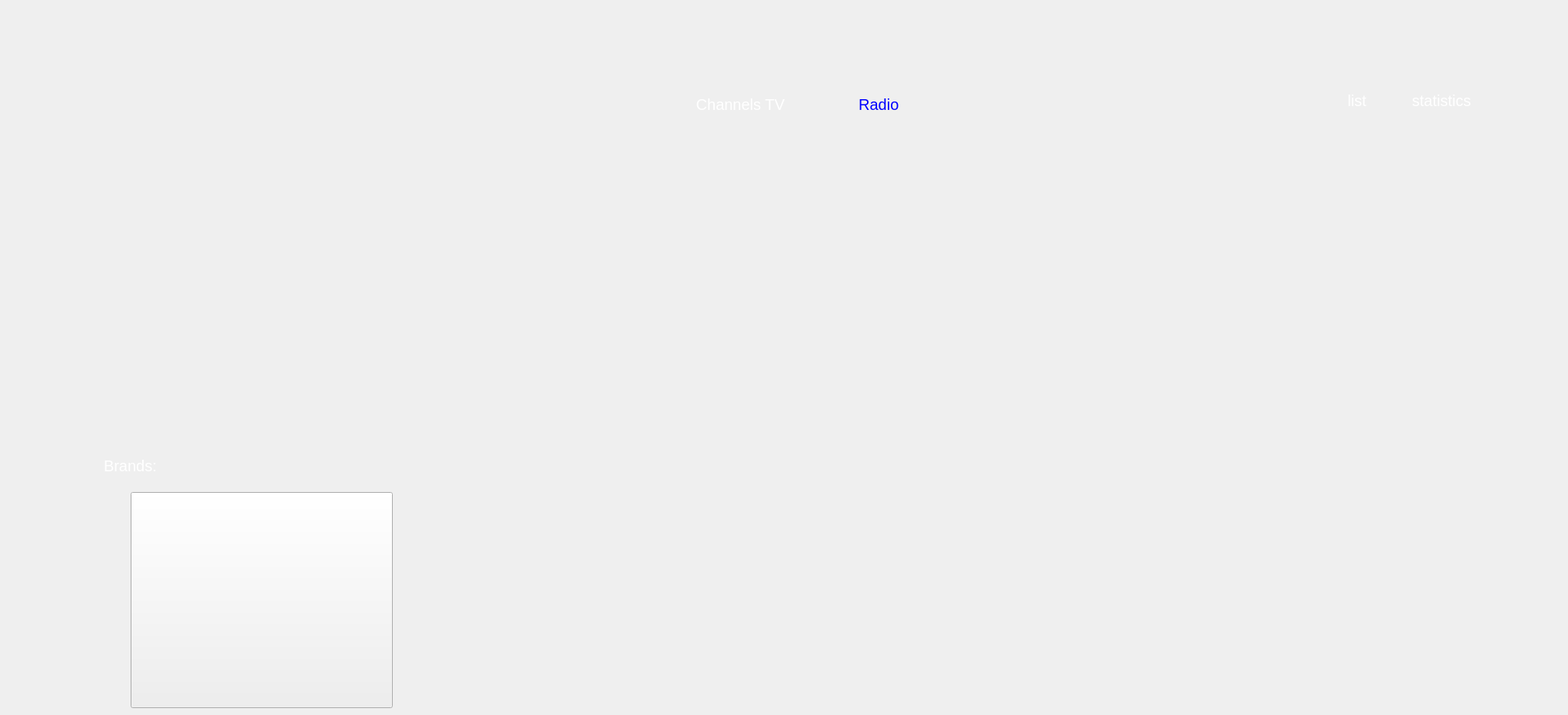
   <widget class="QWidget" name="Radio">
    <widget class="QPushButton" name="statisticsM_2">
     <property name="geometry">
      <rect>
       <x>1790</x>
       <y>90</y>
       <width>151</width>
       <height>81</height>
      </rect>
     </property>
     <property name="styleSheet">
      <string notr="true">    #statisticsM_2{color: white;
    font-family: Ms Shell Dlg;
    font-size: 20px; 
 
    /*text-transform: uppercase; /* Transformation du texte en majuscules */
	padding-left: 20px;
background:transparent;
border:transparent;}
#statisticsM_2:hover {
   text-decoration: underline;
}

</string>
     </property>
     <property name="text">
      <string>statistics</string>
     </property>
     <property name="icon">
      <iconset theme="a">
       <normaloff>../../ProjetCpp-Amira/2a22-smart-tv-dream-team/test/test</normaloff>../../ProjetCpp-Amira/2a22-smart-tv-dream-team/test/test</iconset>
     </property>
    </widget>
    <widget class="QPushButton" name="listM_2">
     <property name="geometry">
      <rect>
       <x>1680</x>
       <y>90</y>
       <width>151</width>
       <height>81</height>
      </rect>
     </property>
     <property name="styleSheet">
      <string notr="true">    #listM_2{color: white;
    font-family: Ms Shell Dlg;
    font-size: 20px; 
 
    /*text-transform: uppercase; /* Transformation du texte en majuscules */
	padding-left: 20px;
background:transparent;
border:transparent;}
#listM_2:hover {
   text-decoration: underline;
}

</string>
     </property>
     <property name="text">
      <string>list</string>
     </property>
     <property name="icon">
      <iconset theme="a">
       <normaloff>../../ProjetCpp-Amira/2a22-smart-tv-dream-team/test/test</normaloff>../../ProjetCpp-Amira/2a22-smart-tv-dream-team/test/test</iconset>
     </property>
    </widget>
    <widget class="QPushButton" name="tvM_2">
     <property name="geometry">
      <rect>
       <x>830</x>
       <y>110</y>
       <width>241</width>
       <height>51</height>
      </rect>
     </property>
     <property name="styleSheet">
      <string notr="true">    #tvM_2{color: white;
    font-family: Ms Shell Dlg;
    font-size: 20px; 
 
    /*text-transform: uppercase; /* Transformation du texte en majuscules */
	padding-left: 20px;
background:transparent;
border:transparent;}
#tvM_2:hover {
   text-decoration: underline;
}
</string>
     </property>
     <property name="text">
      <string> Channels TV</string>
     </property>
    </widget>
    <widget class="QPushButton" name="button1_2">
     <property name="geometry">
      <rect>
       <x>170</x>
       <y>640</y>
       <width>341</width>
       <height>281</height>
      </rect>
     </property>
     <property name="text">
      <string/>
     </property>
    </widget>
    <widget class="QPushButton" name="button2_2">
     <property name="geometry">
      <rect>
       <x>580</x>
       <y>620</y>
       <width>341</width>
       <height>281</height>
      </rect>
     </property>
     <property name="styleSheet">
      <string notr="true">	border-image:url(vactions.png);
	border: transparent;
    border-radius: 16px;
background-color:transparent</string>
     </property>
     <property name="text">
      <string/>
     </property>
    </widget>
    <widget class="QLabel" name="label_16M_2">
     <property name="geometry">
      <rect>
       <x>110</x>
       <y>580</y>
       <width>171</width>
       <height>51</height>
      </rect>
     </property>
     <property name="styleSheet">
      <string notr="true">    color: white;
    font-family: Ms Shell Dlg;
    font-size: 20px; 
 
    /*text-transform: uppercase; /* Transformation du texte en majuscules */
	padding-left: 20px;
background:transparent;
border:transparent;
</string>
     </property>
     <property name="text">
      <string>Brands:</string>
     </property>
    </widget>
    <widget class="QPushButton" name="radioM_2">
     <property name="geometry">
      <rect>
       <x>1040</x>
       <y>110</y>
       <width>181</width>
       <height>51</height>
      </rect>
     </property>
     <property name="styleSheet">
      <string notr="true">
    color: blue;
    font-family: Ms Shell Dlg;
    font-size: 20px; 
 
    /*text-transform: uppercase; /* Transformation du texte en majuscules */
	padding-left: 20px;
background:transparent;
border:transparent;

</string>
     </property>
     <property name="text">
      <string> Radio</string>
     </property>
    </widget>
    <widget class="QLabel" name="gifLabel">
     <property name="geometry">
      <rect>
       <x>100</x>
       <y>200</y>
       <width>1931</width>
       <height>371</height>
      </rect>
     </property>
     <property name="styleSheet">
      <string notr="true"/>
     </property>
     <property name="text">
      <string/>
     </property>
     <property name="pixmap">
      <pixmap>../../ESPRIT/IFailedOnceButNeverGaveUp/vewatch.png</pixmap>
     </property>
     <property name="scaledContents">
      <bool>false</bool>
     </property>
     <property name="wordWrap">
      <bool>false</bool>
     </property>
    </widget>
   </widget>
